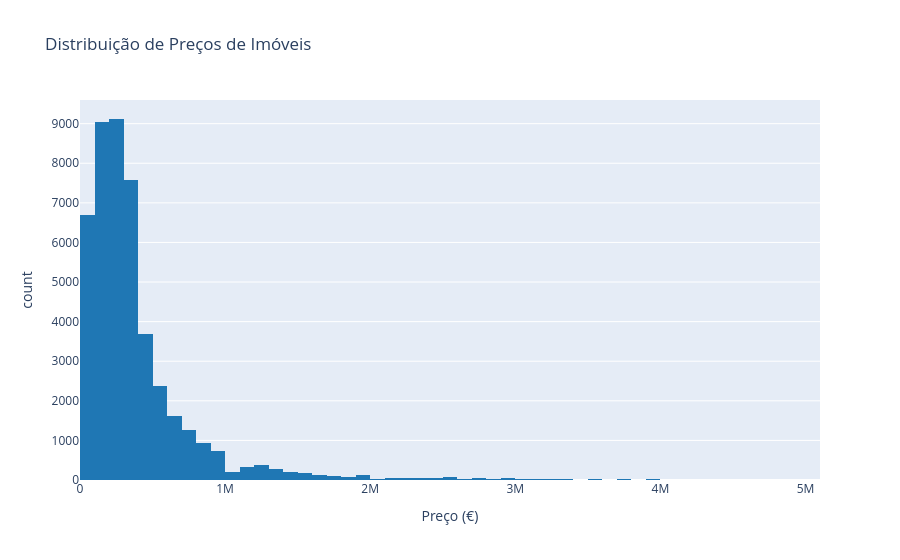

The cell this chart's notebook holds for it:
### Markdown cell above
## 📊 Análise Exploratória (EDA)

### Distribuição de Preços

### Code cell
fig = px.histogram(
    df_clean,
    x='Price',
    nbins=50,
    title='Distribuição de Preços de Imóveis',
    labels={'Price': 'Preço (€)'},
    color_discrete_sequence=['#1f77b4']
)
fig.update_layout(showlegend=False)
fig.show()

print(f"Preço Mediano: €{df_clean['Price'].median():,.0f}")
print(f"Preço Médio: €{df_clean['Price'].mean():,.0f}")

### Figure 1 — Plotly figure (JSON) as saved in the notebook; plotly's stock layout.template omitted (floating-point values rounded to 4 significant figures; data arrays with more than 128 entries replaced by an {"elided": "..."} marker saying what was removed)
{"data": [{"alignmentgroup": "True", "bingroup": "x", "hovertemplate": "Preço (€)=%{x}<br>count=%{y}<extra></extra>", "legendgroup": "", "marker": {"color": "#1f77b4", "pattern": {"shape": ""}}, "name": "", "nbinsx": 50, "offsetgroup": "", "orientation": "v", "showlegend": false, "type": "histogram", "x": {"elided": "45713 float values"}, "xaxis": "x", "yaxis": "y"}], "layout": {"barmode": "relative", "legend": {"tracegroupgap": 0}, "showlegend": false, "title": {"text": "Distribuição de Preços de Imóveis"}, "xaxis": {"anchor": "y", "domain": [0, 1], "title": {"text": "Preço (€)"}}, "yaxis": {"anchor": "x", "domain": [0, 1], "title": {"text": "count"}}}}
